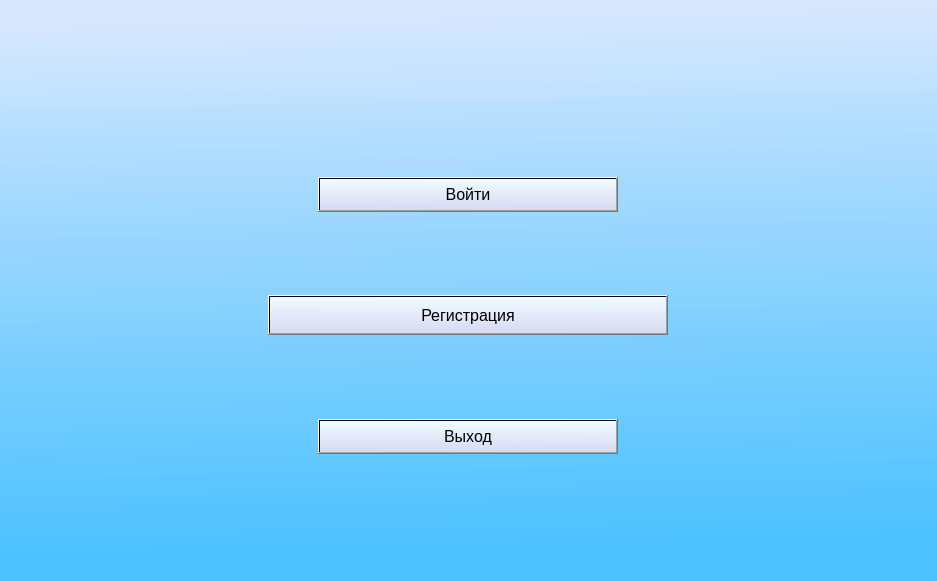
<?xml version="1.0" encoding="UTF-8"?>
<ui version="4.0">
 <class>MainWindow</class>
 <widget class="QMainWindow" name="MainWindow">
  <property name="geometry">
   <rect>
    <x>0</x>
    <y>0</y>
    <width>937</width>
    <height>581</height>
   </rect>
  </property>
  <property name="windowTitle">
   <string>MainWindow</string>
  </property>
  <property name="layoutDirection">
   <enum>Qt::LeftToRight</enum>
  </property>
  <property name="styleSheet">
   <string notr="true">background-color: qlineargradient(spread:pad, x1:0.572139, y1:0.994, x2:0.537, y2:0.00568182, stop:0.0547264 rgba(77, 194, 255, 255), stop:0.995025 rgba(217, 232, 255, 217));</string>
  </property>
  <widget class="QWidget" name="centralwidget">
   <layout class="QVBoxLayout" name="verticalLayout_2">
    <item>
     <layout class="QVBoxLayout" name="verticalLayout" stretch="0,0,0">
      <property name="spacing">
       <number>50</number>
      </property>
      <property name="sizeConstraint">
       <enum>QLayout::SetFixedSize</enum>
      </property>
      <property name="leftMargin">
       <number>50</number>
      </property>
      <property name="topMargin">
       <number>150</number>
      </property>
      <property name="rightMargin">
       <number>50</number>
      </property>
      <property name="bottomMargin">
       <number>100</number>
      </property>
      <item alignment="Qt::AlignHCenter|Qt::AlignVCenter">
       <widget class="QPushButton" name="Entrance_Botton">
        <property name="minimumSize">
         <size>
          <width>300</width>
          <height>35</height>
         </size>
        </property>
        <property name="maximumSize">
         <size>
          <width>2000</width>
          <height>2000</height>
         </size>
        </property>
        <property name="font">
         <font>
          <pointsize>12</pointsize>
         </font>
        </property>
        <property name="layoutDirection">
         <enum>Qt::LeftToRight</enum>
        </property>
        <property name="styleSheet">
         <string notr="true">background-color: qlineargradient(spread:pad, x1:0.503, y1:0.977273, x2:0.522, y2:0.028, stop:0 rgba(218, 218, 243, 255), stop:0.995025 rgba(240, 252, 255, 249));</string>
        </property>
        <property name="text">
         <string>Войти</string>
        </property>
       </widget>
      </item>
      <item alignment="Qt::AlignHCenter|Qt::AlignVCenter">
       <widget class="QPushButton" name="Registration_botton">
        <property name="minimumSize">
         <size>
          <width>400</width>
          <height>40</height>
         </size>
        </property>
        <property name="maximumSize">
         <size>
          <width>2000</width>
          <height>2000</height>
         </size>
        </property>
        <property name="font">
         <font>
          <pointsize>12</pointsize>
          <italic>false</italic>
         </font>
        </property>
        <property name="styleSheet">
         <string notr="true">background-color: qlineargradient(spread:pad, x1:0.503, y1:0.977273, x2:0.522, y2:0.028, stop:0 rgba(218, 218, 243, 255), stop:0.995025 rgba(240, 252, 255, 249));</string>
        </property>
        <property name="text">
         <string>Регистрация</string>
        </property>
       </widget>
      </item>
      <item alignment="Qt::AlignHCenter|Qt::AlignVCenter">
       <widget class="QPushButton" name="Exit">
        <property name="minimumSize">
         <size>
          <width>300</width>
          <height>35</height>
         </size>
        </property>
        <property name="font">
         <font>
          <pointsize>12</pointsize>
         </font>
        </property>
        <property name="styleSheet">
         <string notr="true">background-color: qlineargradient(spread:pad, x1:0.503, y1:0.977273, x2:0.522, y2:0.028, stop:0 rgba(218, 218, 243, 255), stop:0.995025 rgba(240, 252, 255, 249));</string>
        </property>
        <property name="text">
         <string>Выход</string>
        </property>
       </widget>
      </item>
     </layout>
    </item>
   </layout>
  </widget>
 </widget>
 <resources>
  <include location="ui.qrc"/>
 </resources>
 <connections/>
</ui>
